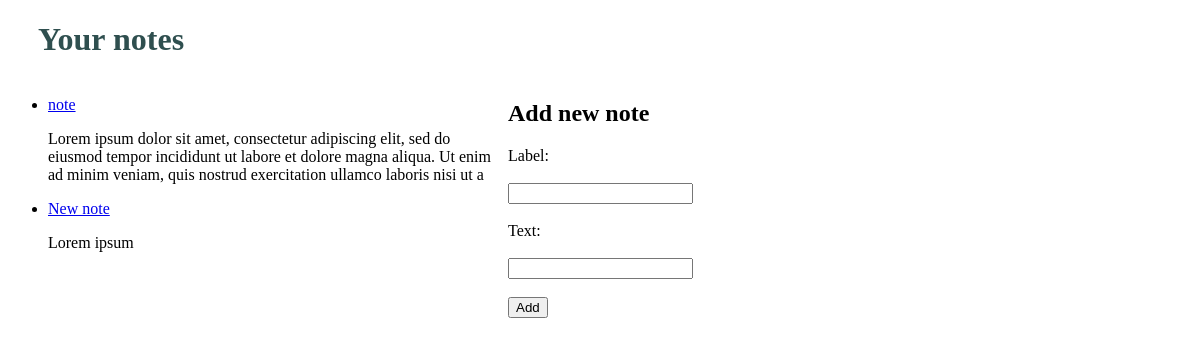
The app's page /notebook/, older data.
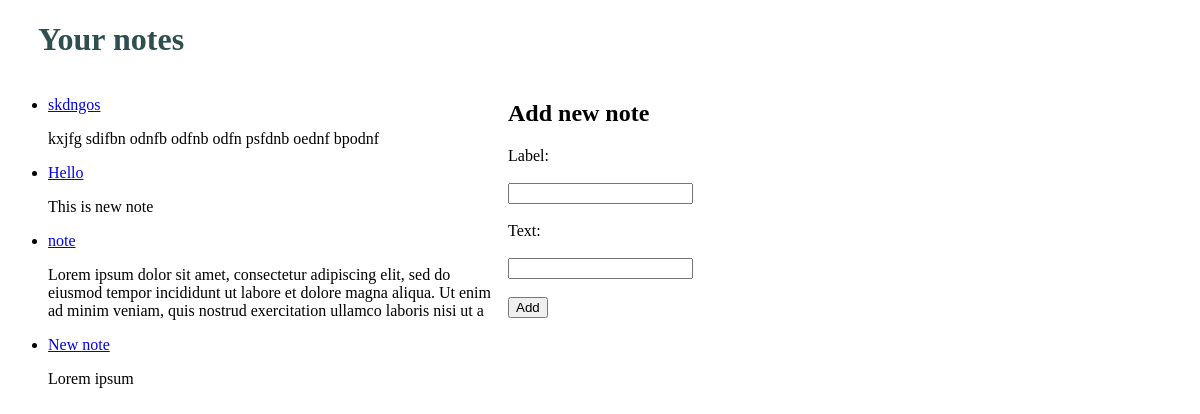
The same page, newer data.
### notebook/models.py (models this page shows, shortened)
class Note(models.Model):
    note_label = models.CharField(max_length=50)
    note_text = models.CharField(max_length=200)
    pub_date = models.DateTimeField('date published')

### notebook/views.py (the view)
# urls.py: path('', views.index, name='index'),
def index(request):
    latest_notes = Note.objects.order_by('-pub_date')[:5]
    template = loader.get_template('index.html')
    context = {
        'latest_notes': latest_notes,
    }
    return HttpResponse(template.render(context, request))

### notebook/templates/index.html (shortened to what this page needs)
<!DOCTYPE html>
{% load static %}
<link rel="stylesheet" type="text/css" href="{% static 'style.css' %}">
<html>
    <head>
        <h1 id="h1">Your notes</h1>
    </head>
    <body>
        <div class="grid-container">
            <div class="grid-item">
                {% if latest_notes %}
                <ul>
                    {% for note in latest_notes %}
                    <li><a href="/notebook/{{ note.id }}/">{{ note.note_label }}</a></li>
                    <p>{{ note.note_text }}</p>
                    {% endfor %}
                </ul>
                {% else %}
                <p>No saved notes.</p>
                {% endif %}
            </div>
            <div class="grid-item">
                <h2>Add new note</h2>
                <form method="POST" action="{% url 'create_note' %}">
                    <label for="label">Label:</label><br><br>
                    <input type="text" id="note_label" name="label"><br><br>
                    <label for="text">Text:</label><br><br>
                    <input type="text" id="note_text" name="text"><br><br>
                    <input type="submit" value="Add">
                </form>
            </div>
        </div>
    </body>
</html>

### notebook/static/style.css (style rules this page uses)
#h1 { color: darkslategrey; padding-left: 30px; }
.grid-container { display: grid; grid-template-columns: 500px auto; }

Row changes from the older to the newer data that the page shows:
added Note: note_label "skdngos", note_text "kxjfg sdifbn odnfb odfnb odfn psfdnb oednf bpodnf"
added Note: note_label "Hello", note_text "This is new note"
